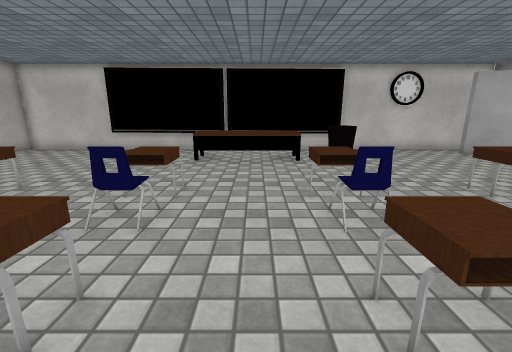
[1] (above)

16 first-person views from a walk through a scene from a Unity 3-D project. The camera is 1.2 m above the floor, tilts 14° down and sees 90° across. The floor is counted in squares, 0.5 m on a side. Each view is taken from the middle of a square. On the plan, view 1 faces up. The plan holds only what a view shows up to about 17 squares ahead; the rest is blank. The player is left out. Some surface patterns are stand-ins.

[2]
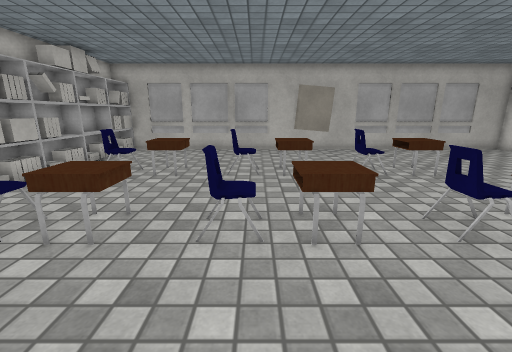

[3]
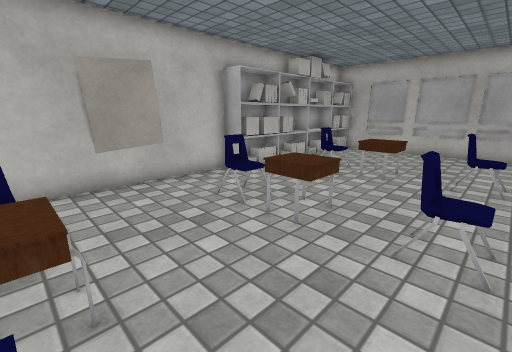

[4]
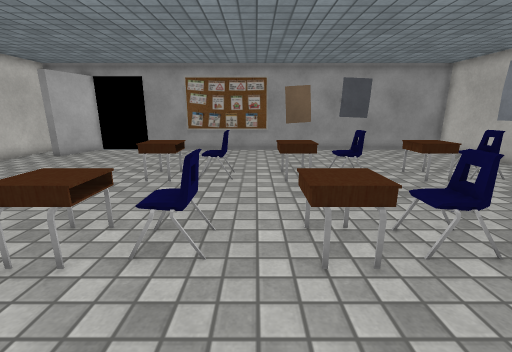

[5]
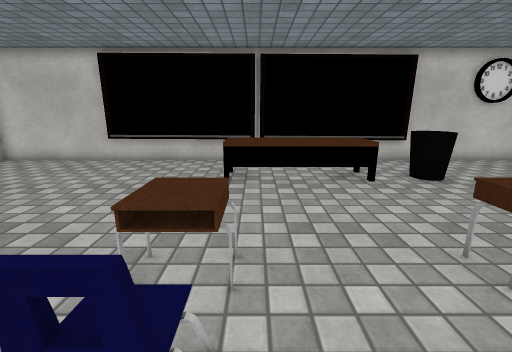

[6]
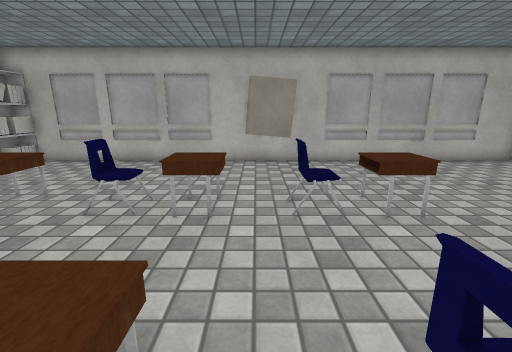

[7]
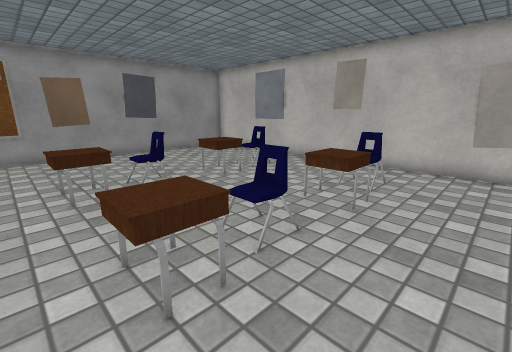

[8]
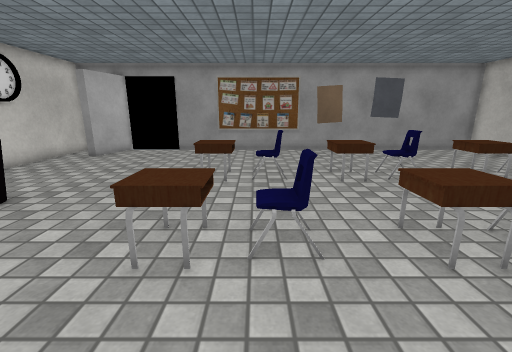

[9]
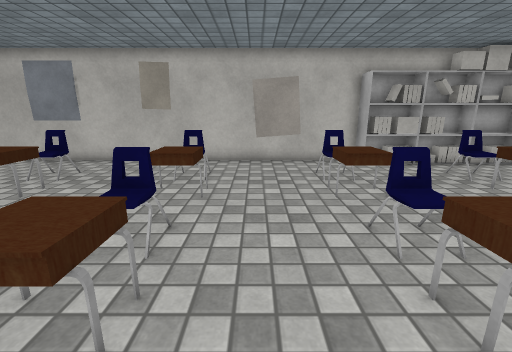

[10]
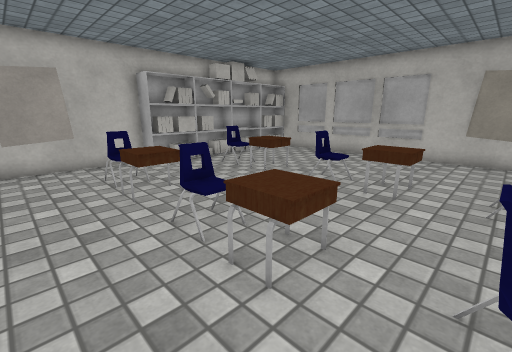

[11]
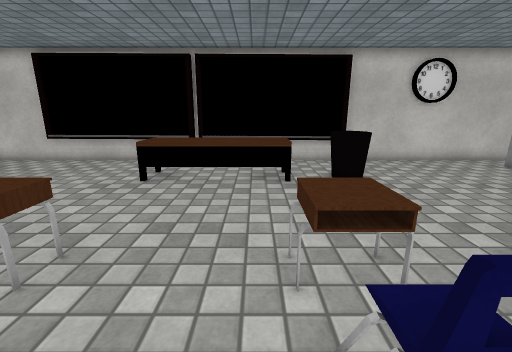

[12]
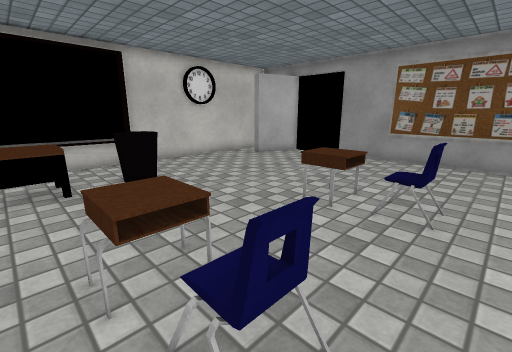

[13]
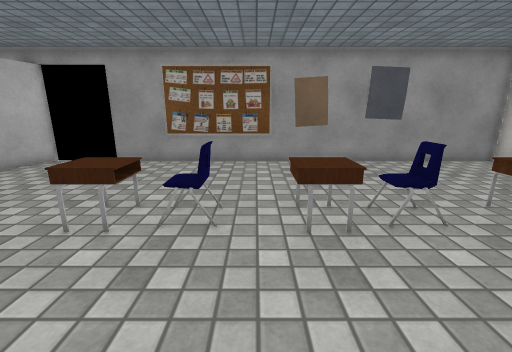

[14]
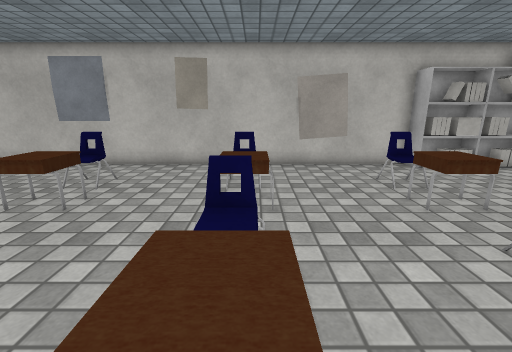

[15]
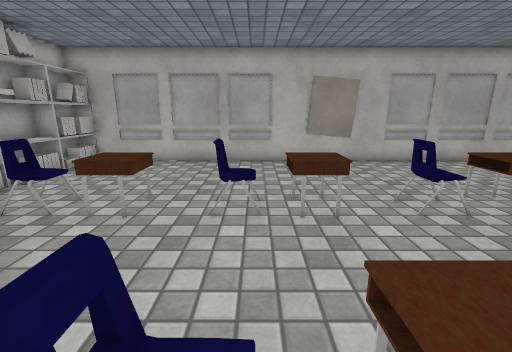

[16]
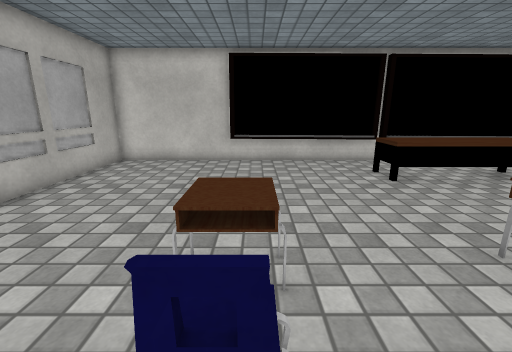

### Floor plan
Points are (right, up) in squares from view 1. A wall is a line through its corners. A room is listed if a view was taken in it or the views show most of it. See-through windows are left out.
Room 1 (views 1, 2, 3, 4, 5, 6, 7, 8, 9, 10, 11, 12, 13, 14, 15, 16)
walls: (-5.1, -8) (14.8, -8) (14.8, 11.1); (-1.8, 17) (-2.5, 17); (-15, 3.6) (-15, -7); (-8.5, 17) (-15, 17) (-15, 5.4); (14.9, 14.2) (12.2, 14.9) (12.4, 15.5); (13, 17) (4.5, 17)
objects: bookshelf (-14, -8) to (-13, -7); bookshelf (-12, -8) to (-11, -7); bookshelf (-10, -8) to (-8, -7); desk (-9, -3) to (-8, -2); desk (-9, 2) to (-8, 3); desk (-9, 7) to (-8, 8); chair (-8, -5); chair (-8, 0); chair (-8, 5); blackboard (-8, 16) to (-3, 17); bookshelf (-7, -8) to (-5, -7); desk (-4, -3) to (-2, -2); desk (-4, 2) to (-2, 3); desk (-4, 7) to (-2, 8); chair (-3, -5); chair (-3, 0); chair (-3, 5); desk (-3, 13) to (2, 14); blackboard (-1, 16) to (4, 17); chair (2, -5) to (3, -5); desk (2, -3) to (3, -2); chair (2, 0) to (3, 0); desk (2, 2) to (3, 3); chair (2, 5) to (3, 5); desk (2, 7) to (3, 8); other object (4, 13) to (5, 14); chair (7, -5) to (8, -5); desk (7, -3) to (8, -2); chair (7, 0) to (8, 0); desk (7, 2) to (8, 3); chair (7, 5) to (8, 5); desk (7, 7) to (8, 8)

Positions as (right, up) in squares from view 1, and headings:
1: (0, 0), facing up
2: (2, 1), facing left
3: (2, 1), facing down-left
4: (-2, 4), facing right
5: (-2, 4), facing up
6: (-2, 4), facing left
7: (-1, 4), facing down-right
8: (-2, 6), facing right
9: (0, 5), facing down
10: (0, 5), facing down-left
11: (1, 4), facing up
12: (1, 4), facing up-right
13: (2, 4), facing right
14: (2, 4), facing down
15: (-2, 1), facing left
16: (-8, 4), facing up
